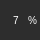
    <widget class="QFrame" name="frame_13">
     <property name="geometry">
      <rect>
       <x>1250</x>
       <y>860</y>
       <width>40</width>
       <height>40</height>
      </rect>
     </property>
     <property name="styleSheet">
      <string notr="true">QFrame{
background-color: rgb(45, 45, 45);
border-radius:20px;
}</string>
     </property>
     <property name="frameShape">
      <enum>QFrame::StyledPanel</enum>
     </property>
     <property name="frameShadow">
      <enum>QFrame::Plain</enum>
     </property>
     <widget class="QWidget" name="horizontalLayoutWidget_13">
      <property name="geometry">
       <rect>
        <x>6</x>
        <y>10</y>
        <width>36</width>
        <height>21</height>
       </rect>
      </property>
      <layout class="QHBoxLayout" name="horizontalLayout_13">
       <item>
        <widget class="QLabel" name="Finential_statistic1_37">
         <property name="styleSheet">
          <string notr="true">color:white;
background-color: rgba(255, 255, 255, 0);
font: 10px;
padding-left:5px;
text-align: right;</string>
         </property>
         <property name="text">
          <string>7</string>
         </property>
         <property name="wordWrap">
          <bool>true</bool>
         </property>
        </widget>
       </item>
       <item>
        <widget class="QLabel" name="Finential_statistic1_38">
         <property name="styleSheet">
          <string notr="true">color:white;
font: 10px;
background-color:rgba(255, 255, 255, 0);</string>
         </property>
         <property name="frameShadow">
          <enum>QFrame::Raised</enum>
         </property>
         <property name="text">
          <string>%</string>
         </property>
         <property name="wordWrap">
          <bool>true</bool>
         </property>
        </widget>
       </item>
      </layout>
     </widget>
    </widget>
